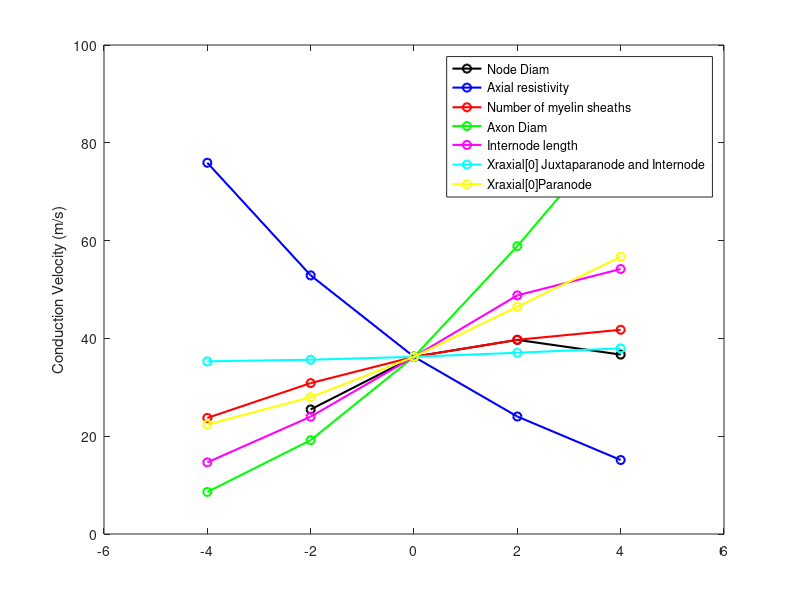

MATLAB code for this plot:
clc
clear all
close all

%%  3 cm (36 nodes).  mean across node 10 to 20 .  duration of VClamp = 0.02


nodeD = [           25.4714       36.2389     39.7008   36.6909  ] ;
Ra = [  75.9137      52.8916       36.2389     24.0240   15.1295  ] ;
nl = [  23.7391      30.8587       36.2389     39.7132    41.7631 ] ;
fiberD = [8.5979     19.1918       36.2389     58.8677    83.7410 ] ;
%interlength = [ 14.6497   23.9940    36.2389    48.8015  54.1881  49.6869  41.8053  ] ;
interlength = [ 14.6497   23.9940    36.2389    48.8015  54.1881    ] ;
xraxil0_STINLUT = [ 35.3105        35.6374     36.2389   37.0681   37.9589      ] ;
xraxil0_MYSA = [    22.3968        27.9740     36.2389   46.4852   56.6942      ] ;


t_nodeD = [ -2  0  2 4] ;
t=[-4 -2  0  2 4] ;
t_interlength = [-4 -2  0  2 4 6 8] ;

figure
plot(t_nodeD , nodeD , '-ok' , 'LineWidth' , 1.5 )
hold on
plot(t , Ra , '-ob' , 'LineWidth' , 1.5 )
hold on
plot(t , nl , '-or' , 'LineWidth' , 1.5 )
hold on
plot(t , fiberD , '-og' , 'LineWidth' , 1.5 )
hold on
plot(t , interlength  , '-om' , 'LineWidth' , 1.5 )
hold on
plot(t , xraxil0_STINLUT  , '-oc' , 'LineWidth' , 1.5 )
hold on
plot(t , xraxil0_MYSA  , '-oy' , 'LineWidth' , 1.5 )



legend('Node Diam' , 'Axial resistivity' , 'Number of myelin sheaths' , 'Axon Diam' , 'Internode length' , 'Xraxial[0] Juxtaparanode and Internode' , 'Xraxial[0]Paranode')

ylabel('Conduction Velocity (m/s)')
xlim([-6 6])

%%
